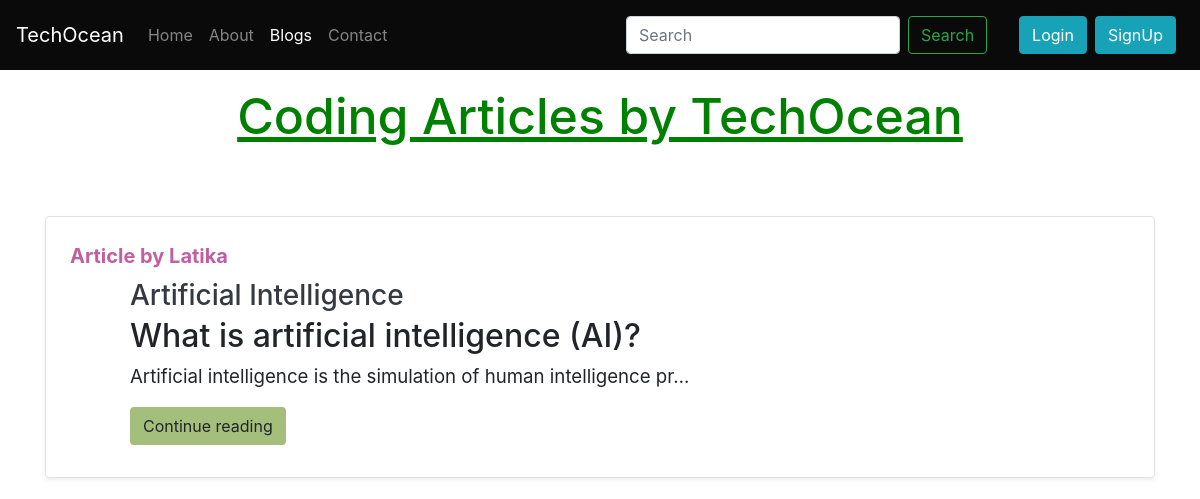
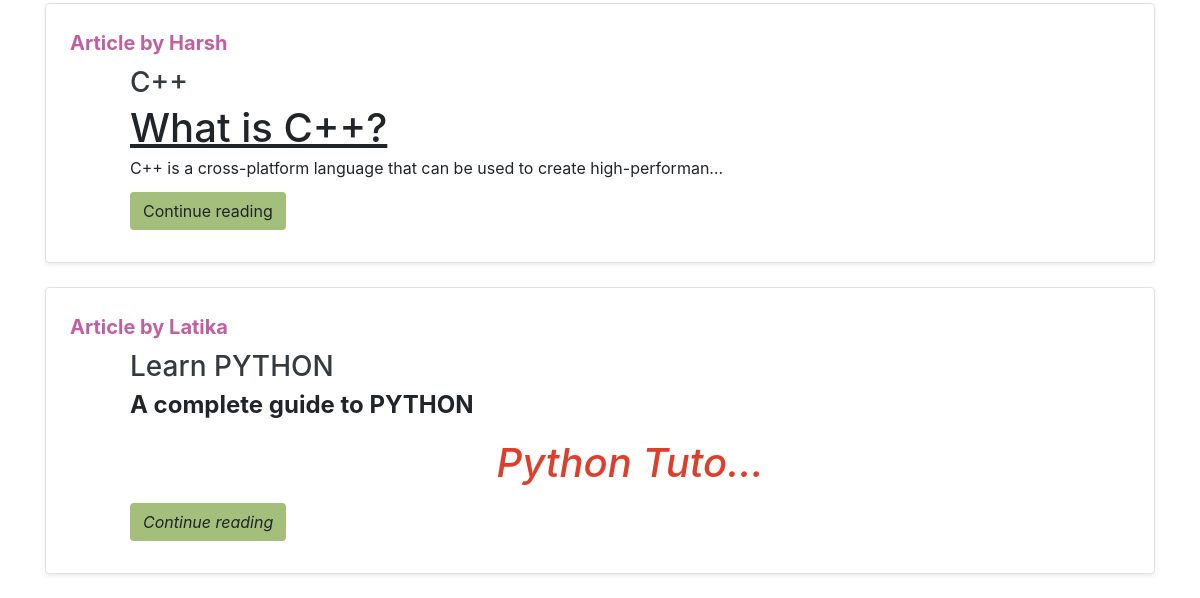
The page /blog/ on the database as committed earlier (2 pictures, top to bottom).
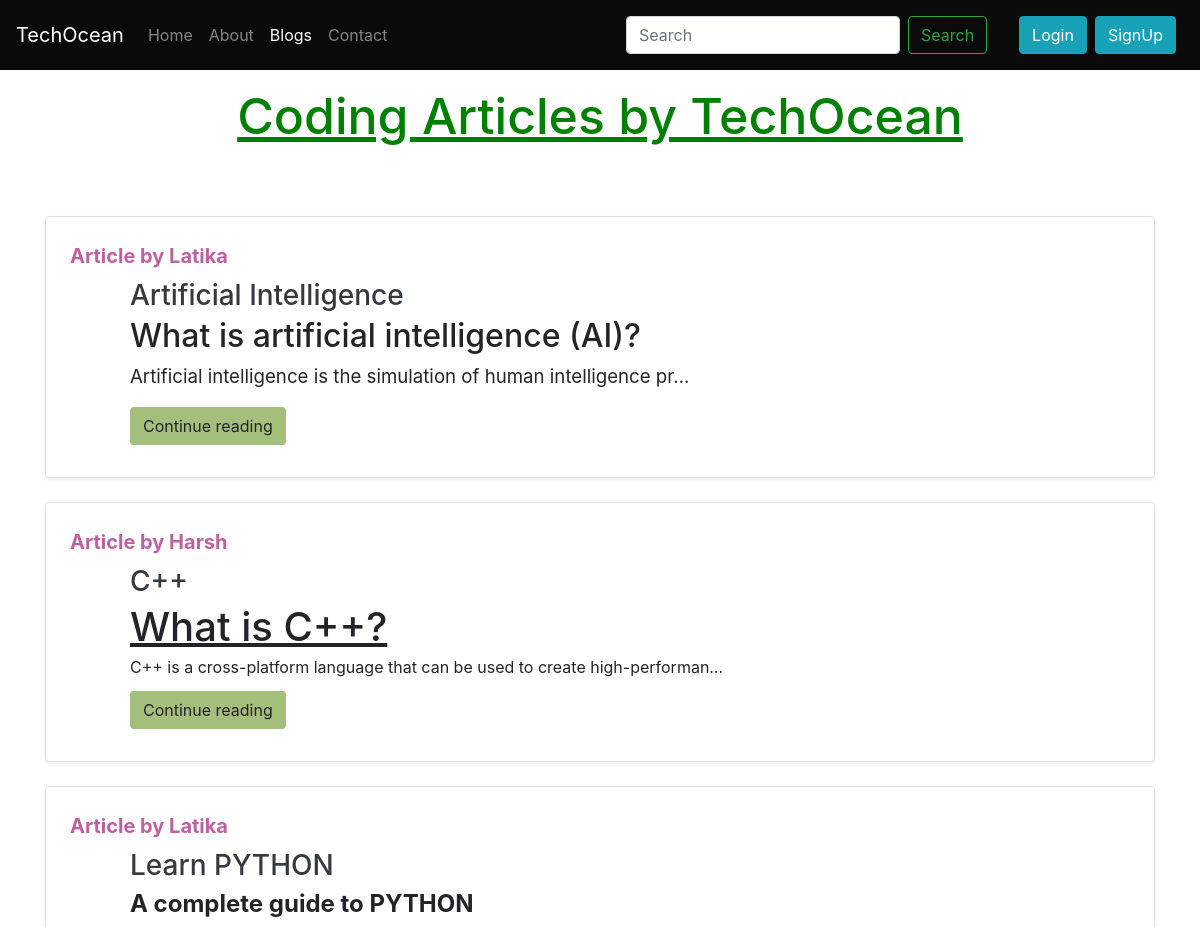
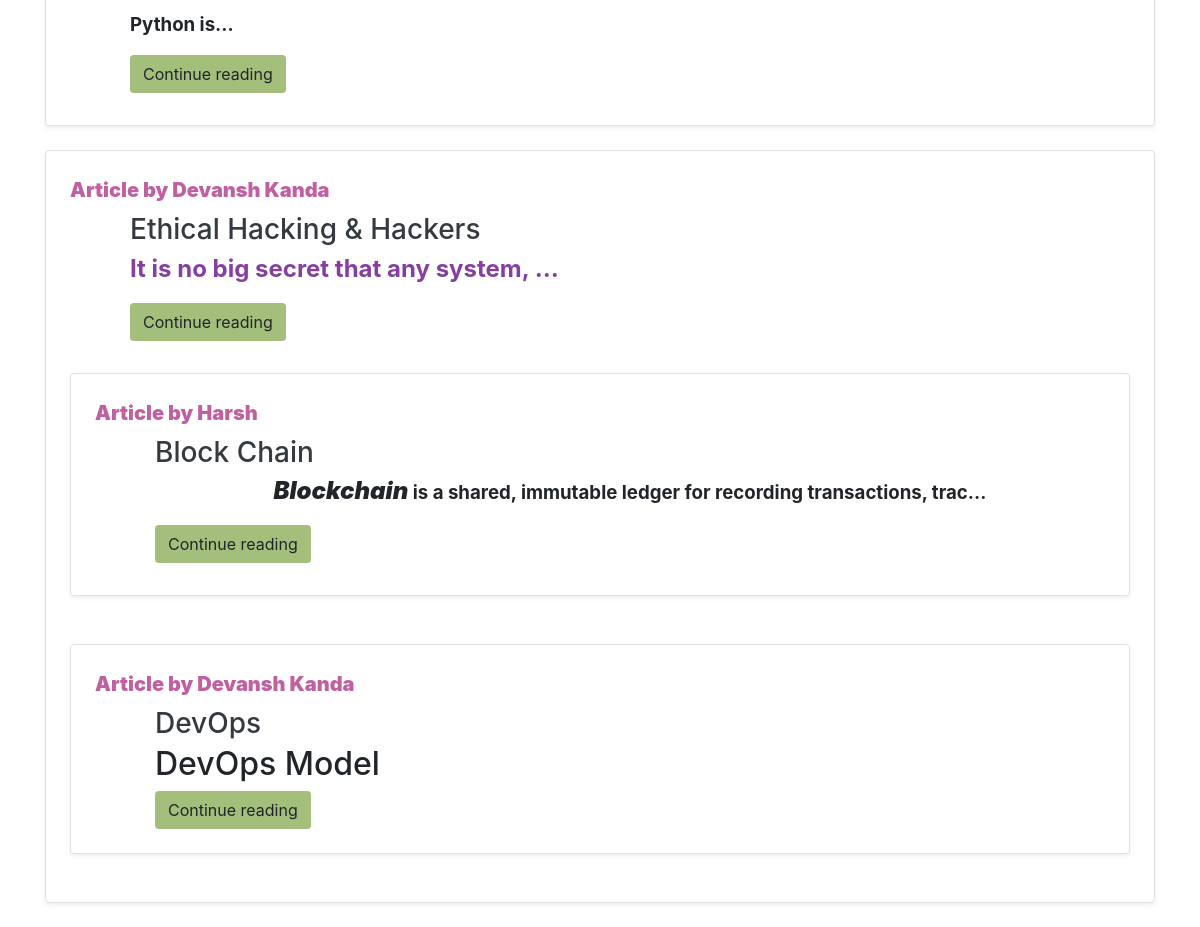
The same page on the database as committed later (2 pictures, top to bottom).
### blog/models.py (models this page shows, shortened)
class Post(models.Model):
    sno=models.AutoField(primary_key=True)
    title=models.CharField(max_length=255)
    author=models.CharField(max_length=14)
    slug=models.CharField(max_length=130)
    views= models.IntegerField(default=0)
    timeStamp=models.DateTimeField(blank=True)
    content=models.TextField()

### blog/views.py (the view)
# urls.py: path('', views.blogHome, name="bloghome"),
def blogHome(request):
    allPosts= Post.objects.all()
    context={'allPosts': allPosts}
    return render(request, "blog/blogHome.html", context)

### templates/blog/bloghome.html (shortened to what this page needs)
{% extends 'base.html' %}
    {% block blogactive %} active {% endblock blogactive %}
    {% block body %}
    <div class="container my-3">
        <h2 style="text-align: center; font-size: 50px; text-decoration: underline; color: green; margin-bottom: 70px">Coding Articles by TechOcean</h2>
        {% for post in allPosts  %}
        <div class="row no-gutters border rounded overflow-hidden flex-md-row mb-4 shadow-sm h-md-250 my-4 position-relative">
            <div class="col p-4 d-flex flex-column position-static">
                <div style="color: #C060A1; font-size: 20px;">
                    <strong class="d-inline-block mb-2">Article  by {{ post.author }}</strong>
                </div>
                <div style="margin-left: 60px;">
                    <h3 class="mb-0"><a class="text-dark" href="/blog/{{post.slug}}">{{ post.title }} </a> </h3>
                    <p class="card-text mb-auto"> <div class="preview">{{ post.content | safe | truncatechars:200}} </div></p>
                    <div class="my-2">
                        <a style="background-color: #A4BE7B;" href="/blog/{{post.slug}}" role="button" class="btn">Continue reading</a>
                    </div>
                </div>
            </div>
        </div>
        {% endfor %}
    </div>
    {% endblock %}

### templates/base.html (shortened to what this page needs)
<!doctype html>
<html lang="en">
<head>
  <link rel="stylesheet" href="https://cdn.jsdelivr.net/npm/bootstrap@4.4.1/dist/css/bootstrap.min.css"
>
  <link rel="stylesheet" href="/static/styles.css">
  <link rel="stylesheet" href="https://unicons.iconscout.com/release/v4.0.0/css/line.css">
</head>
<body style="background-color: white;">
  <nav class="navbar-height navbar navbar-expand-lg navbar-dark" style="background-color: #0a0a0a;">
    <a class="navbar-brand" href="/">TechOcean</a>
    <div class="collapse navbar-collapse" id="navbarSupportedContent">
      <ul class="navbar-nav mr-auto">
        <li class="nav-item {% block homeactive %}  {% endblock homeactive %} ">
          <a class="nav-link" href="/">Home <span class="sr-only">(current)</span></a>
        </li>
        <li class="nav-item {% block aboutactive %}  {% endblock aboutactive %}">
          <a class="nav-link" href="/about">About</a>
        </li>
        <li class="nav-item {% block blogactive %}  {% endblock blogactive %}">
          <a class="nav-link" href="/blog">Blogs</a>
        </li>
        <li class="nav-item{% block contactactive %}  {% endblock contactactive %}">
          <a class="nav-link" href="/contact">Contact</a>
        </li>
      </ul>
      <form method="get" action="/search" class="form-inline my-2 my-lg-0 mx-4">
        <input class="form-control mr-sm-2" type="search" name="query" id="query" placeholder="Search"
          aria-label="Search">
        <button class="btn btn-outline-success my-2 mr-2 my-sm-0" type="submit">Search</button>
      </form>
      {% if user.is_authenticated %}
      <ul class="nav-user navbar-nav mr-2">
        <li class="nav-item dropdown">
          <a class="nav-link dropdown-toggle" href='#' id="navbarDropdown" role="button" data-toggle="dropdown"> Welcome
            {{request.user}}</a>
          <div class="dropdown-menu" aria-labelledby="navbarDropdown">
            <a class="dropdown-item" href="/logout">Logout</a>
          </div>
        </li>
      </ul>
    </div>
    {% else %}
    <button  type="button" class="btn btn-info mr-2 " data-toggle="modal"
      data-target="#loginModal">
      Login
    </button>
    <button  type="button" class="btn btn-info mr-2 " data-toggle="modal"
      data-target="#signupModal">
      SignUp
    </button>
    {% endif %}
    </div>
  </nav>
  {% block body %}
  {% endblock body %}

### static/styles.css (style rules this page uses)
body { background-color: cyan; }
.navbar-height { height: 70px; }
input { border: 2px solid black; }

Rows that differ between the two databases and show on the page:
changed Post "Learn PYTHON": content "A complete guide to PYTHON Python Tuto…" → "A complete guide to PYTHON Python is…"
added Post: author "Devansh Kanda", title "Ethical Hacking & Hackers", content "It is no big secret that any system, …"
added Post: author "Harsh", title "Block Chain", content "Blockchain is a shared, immutable ledger for recording transactions, trac…"
added Post: author "Devansh Kanda", title "DevOps", content "DevOps Model"
